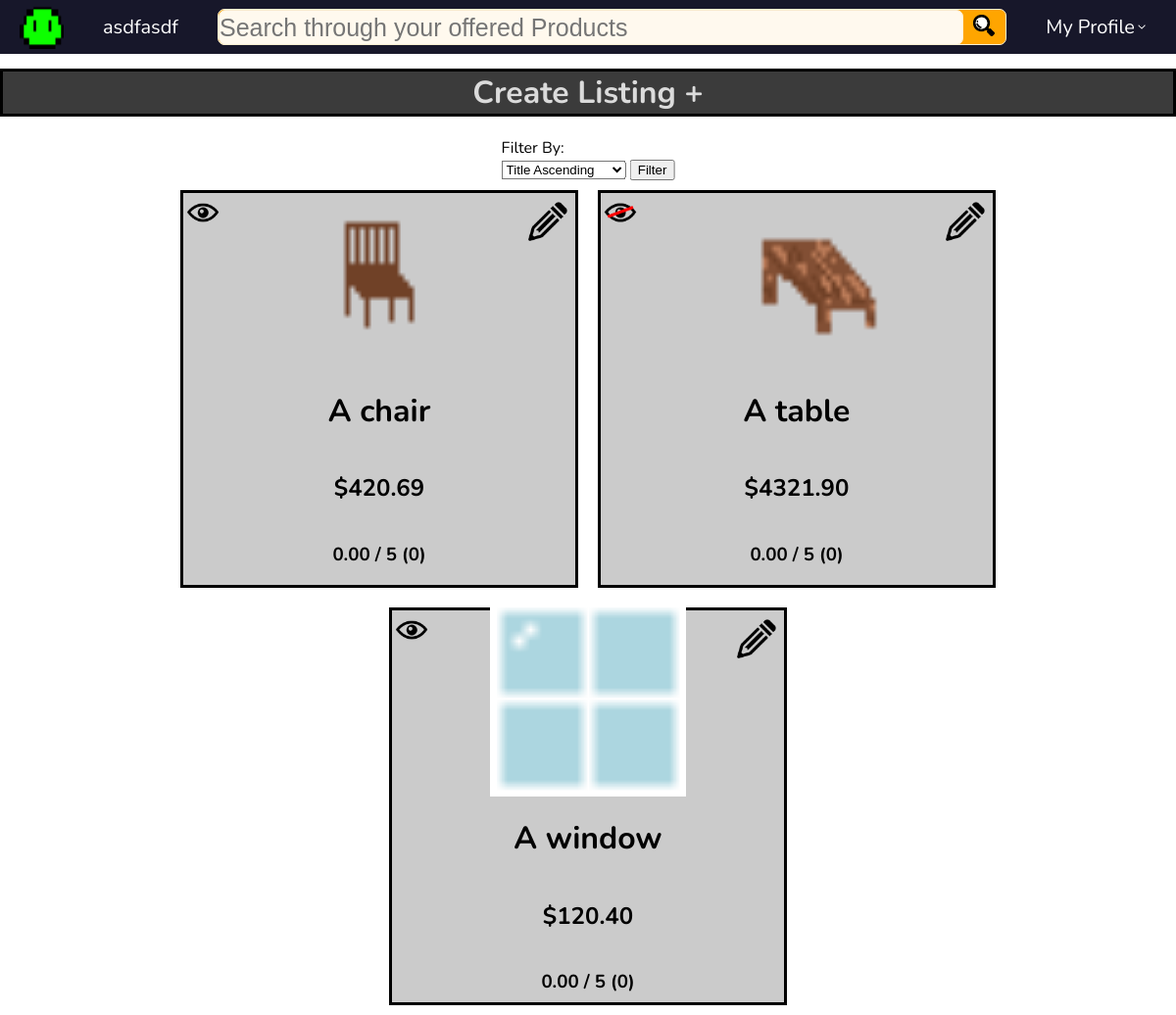
Screenshot of /store/myListings/ (signed in) with the database file from the repository.
### store/models.py (models this page shows, shortened)
class Profile(models.Model):
    user = models.OneToOneField(User, on_delete=models.CASCADE)
    picture = models.ImageField(blank=True)
    phone = models.CharField(max_length=13, blank=True) # Validation
    address = models.CharField(max_length=40) # Validation
    type = models.CharField(
         max_length = 20, default="Customer",
         choices=[
            ("Customer", "Customer"), ("Vendor", "Vendor"), ("Transit", "Transit")
         ]
        )
    wishlist = models.ManyToManyField('Product', related_name="wishlist", blank=True)
    cart = models.ManyToManyField('Product', related_name="cart", blank=True)

class Product(models.Model):
    seller = models.ForeignKey(Profile, on_delete=models.CASCADE)
    title = models.CharField(max_length=50)
    price = models.DecimalField(decimal_places=2, max_digits=40)
    desc = models.TextField(max_length=500)
    picture = models.ImageField(blank=True)
    unlisted = models.BooleanField(default=False)
    nReviews = models.IntegerField(default=0)
    averageScore = models.DecimalField(default=0, decimal_places=2, max_digits=40)

### store/views.py (the view, shortened to what this page needs)
# urls.py: path('myListings/', myListings, name='myListings'),
def myListings(request):
    profile = Profile.objects.get(user__exact=request.user)
    products = Product.objects.filter(seller__exact=profile).order_by('title')
    productPhotos = productPhoto.objects.filter(product__seller__exact=profile) #This may change, but I get all of the product photo's whose product belongs to the profile
    productReview = productPhoto.objects.filter(product__seller__exact=profile)
    context = {
        'profile': profile,
        'products': products,
        'productPhotos': productPhotos,
        'productReview': productReview,
        'placeholder': 'Search through your offered Products',
    }
    return render(request, 'store/myListings.html', context)

### store/templates/store/myListings.html (shortened to what this page needs)
{% extends "store/base.html" %}
{% load static %}
{% block style %}<link rel="stylesheet" href="{% static 'store/myListings.css' %}"> {% endblock %}
{% block content %}
    <a href="{% url 'createProduct' %}" class="create"><h1>Create Listing +</h1></a>
    <span class="filter">
        <label>Filter By: </label>
        <form method="post" enctype="multipart/form-data">
            <select name="filter">
                <option value="title">Title Ascending</option>
            </select>
            <input type="submit" value="Filter">
        </form>
    </span>
    <div class="products">
        {% for product in products %}
            <div class="product">
                <a class="productLink" href="{% url 'productView' product.id %}">
                    <img src="{{ product.picture.url }}">
                    <h1>{{product.title}}</h1>
                    <h2>${{product.price}}</h2>
                    <h3>{{product.averageScore}} / 5 ({{product.nReviews}})</h3>
                </a>
                <a class='edit' href="{% url 'editProduct' product.id %}">
                    <img src="{% static 'store/edit.png' %}">
                </a>
                <a class="tolist" href="{% url 'tolist' product.id %}">
                    {% if product.unlisted == False %}
                        <img src="{% static 'store/eye1.png' %}">
                    {% else %}
                        <img src="{% static 'store/eye2.png' %}">
                    {% endif %}
                </a>
            </div>
        {% endfor %}
    </div>
{% endblock %}

### store/templates/store/base.html (shortened to what this page needs)
{% load static %}
<!DOCTYPE html>
<html lang="en">
<head>
    <link rel="stylesheet" href="{% static 'store/base.css' %}">
    {% block style %} {% endblock %}
</head>
<body>
    {% block nav %}
    <div class="nav">
        <a class="profileImage" href="{% url 'index' %}"><img src="{{ profile.picture.url }}"></a>
        <a class="username" href="{% url 'index' %}">{{ profile.user.username }}</a>
        <form method="post">
            {% if placeholder == "Does Not Use Search" %}
                <input class="search" type="text" name="search" placeholder="{{ placeholder }}" disabled>
                <button type="submit" disabled><img src="{% static 'store/search.png' %}"></button>
            {% else %}
                <input class="search" type="text" name="search" placeholder="{{ placeholder }}">
                <button type="submit"><img src="{% static 'store/search.png' %}"></button>
            {% endif %}
        </form>
        <div class="profile">
            <p>My Profile</p>
            <img src="{% static 'store/downarrow.png' %}">
        </div>
    </div>
    {% endblock %}
    <div class="content">
    {% block content %}
    {% endblock %}
    </div>
</body>
</html>

### store/static/store/base.css (style rules this page uses)
body { margin:0px; }
.content { margin-top: 70px; }
.nav { position: fixed; top:0px; left:0px; font-family: Nunito; background-color: rgb(23, 23, 42); display: flex; width: 100vw; align-items: center; font-size: 20px; z-index: 10; }
.profileImage { width: 45px; height: 45px; margin-top: 5px; margin-bottom: 5px; margin-left: 20px; }
.nav .profileImage img { width: 45px; height: 45px; }
.username { color: white; text-decoration: none; margin-left: 40px; }
.nav form { display: flex; background-color: orange; flex: 1; border: 1px solid rgb(255, 239, 209); border-radius: 7px; margin-left: 40px; height: 35px; }
.nav .search { background-color: rgb(255, 249, 238); border: inherit; border-radius: inherit; font-size: 25px; width: calc(100% - 45px); padding:0; height: 34px; }
.nav button { width: 42px; background-color: orange; border: 1px solid orange; border-radius: 10px; }
.nav button img { height: 22px; width: 22px; }
.profile { display: flex; align-items: center; position: relative; color: white; margin-top: 0px; margin-bottom: 0px; margin-left: 40px; margin-right: 30px; }
.profile p { margin:0; }
.profile img { margin: 0; margin-left: 2px; height: 10px; width: 10px; }
.nav a img { width: 30px; height: 30px; }

### store/static/store/myListings.css (style rules this page uses)
.content { font-family: Nunito; }
.create h1 { text-align: center; color: rgb(219, 219, 219); border: 3px solid black; background-color: rgb(59, 59, 59); }
.create { text-decoration: none; background-color: grey; }
.products { display: flex; align-items: center; justify-content: center; flex-wrap: wrap; }
.products a { text-decoration: none; }
.product { position: relative; flex: 400px 400px; width: 400px; height: 400px; margin: 10px; flex-direction: column; border: 3px solid black; align-items: center; justify-content: center; font-family: Nunito; color: black; background-color: rgb(203, 203, 203); }
.productLink { display: flex; position: absolute; width: inherit; height: inherit; align-items: center; justify-content: center; flex-direction: column; color: black; }
.product img { width: 200px; height: 200px; }
.edit, .edit img { width: 40px; height: 40px; position: absolute; top: 2%; left: 100%; transform: translate(-110%); }
.filter { display:inline-block; position: relative; left: 50%; transform: translate(-50%); }
.tolist, .tolist img { font-size: 30px; z-index: 100; width: 40px; height: 40px; position: absolute; }

### rows the page displays
Profile: picture (picture), user.username "asdfasdf"
Product: picture (picture), title "A chair", price "420.69", averageScore "0.00", nReviews "0", unlisted False (drawn)
Product: picture (picture), title "A table", price "4321.90", averageScore "0.00", nReviews "0", unlisted True (drawn)
Product: picture (picture), title "A window", price "120.40", averageScore "0.00", nReviews "0", unlisted False (drawn)
